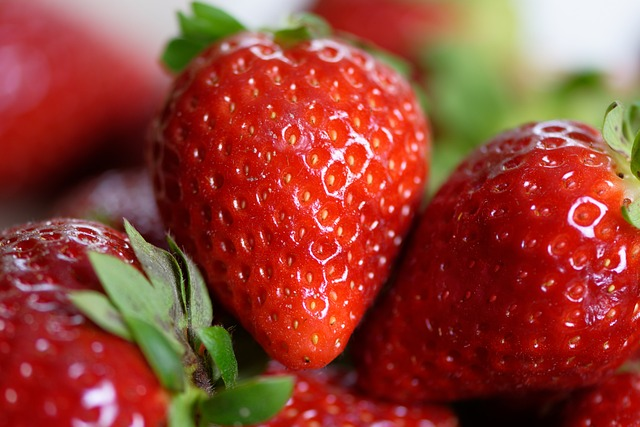
#> input picture koreaIt/source/strawberry.jpg, 640 x 427 px
$ jupyter execute opencv1.ipynb   (shell and % lines are left out)
#> lines starting #> are read from the running program, lines starting #| are printed output that depends on the picture
[cell 1]
import cv2

img = cv2.imread('source/strawberry.jpg', cv2.IMREAD_COLOR)
#> img is the input picture: shape (427, 640, 3); mean B, G, R 52.1, 66.3, 149.9

# 이미지를 회색으로 변경
# img = cv2.cvtColor(img, cv2.COLOR_BGR2GRAY)

cv2.imshow('strawberry', img) #새 창으로 띄우기

# cv2.waitKey(2000) #2초 대기
cv2.waitKey(0) # 계속 대기(아무키나 눌러 종료)

cv2.destroyAllWindows() #모든 창 닫기

[cell 2]
import cv2

# 이미지를 흑백으로 읽기
img = cv2.imread('source/strawberry.jpg', cv2.IMREAD_GRAYSCALE)
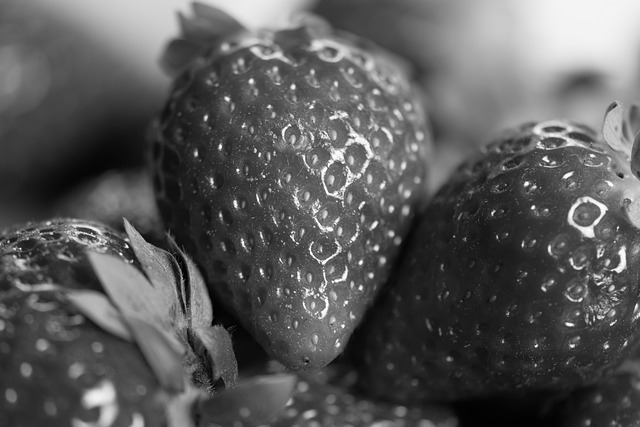
#> img: shape (427, 640); min 0, max 255, mean 89.7

cv2.imshow('strawberry', img) #창 열기

cv2.waitKey(0) #무한 대기

# output 폴더에 저장하기
cv2.imwrite("output/strawberry.jpg", img)

cv2.destroyAllWindows() #창 닫기
